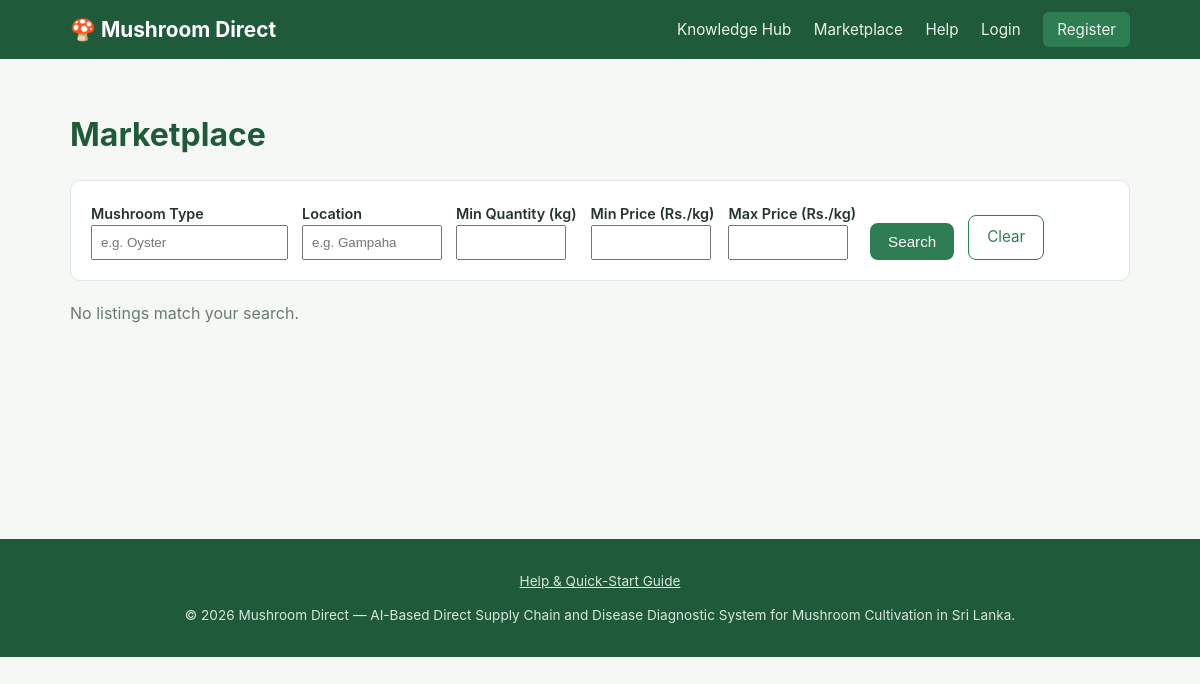
The app's page /buyer/marketplace.php, older data.
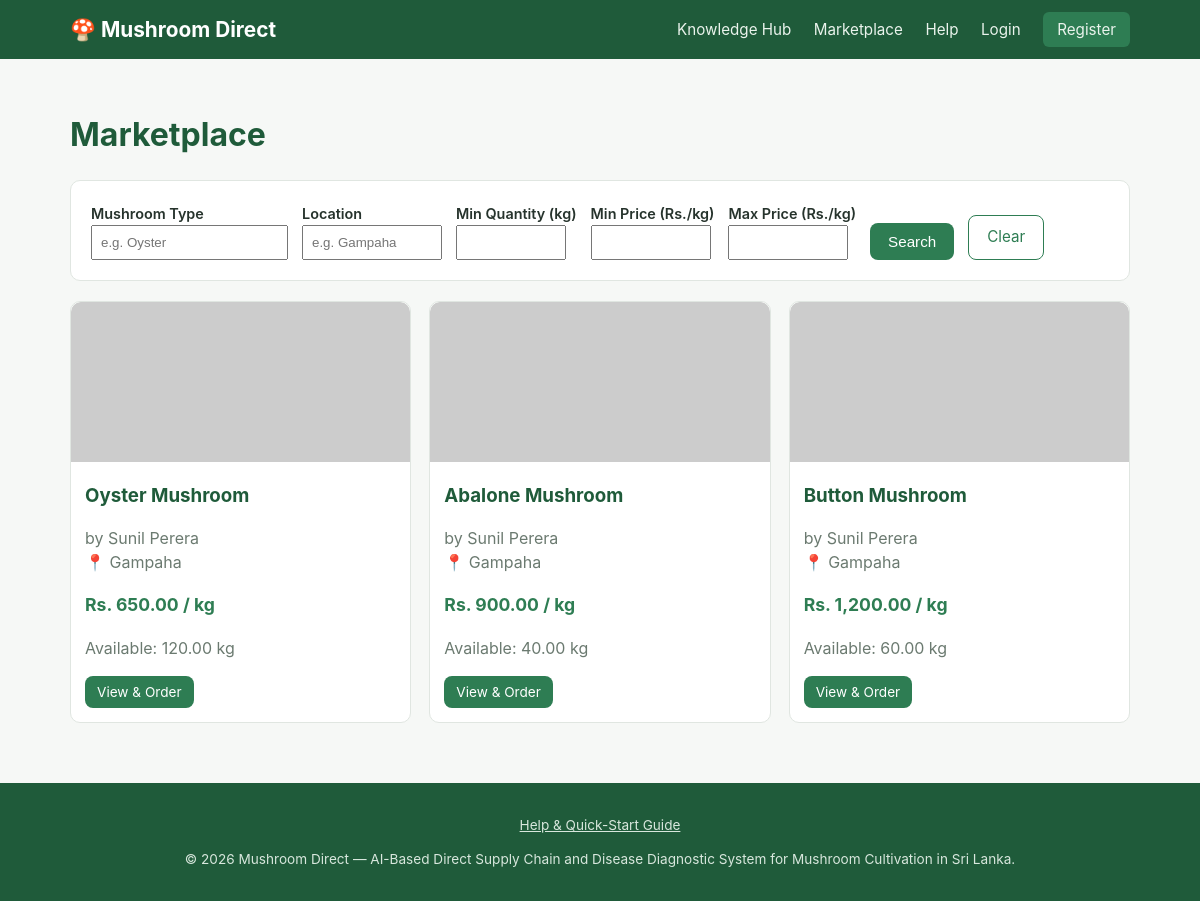
The same page, newer data.
### tables this page shows
CREATE TABLE listings (
  id INT AUTO_INCREMENT PRIMARY KEY,
  farmer_id INT NOT NULL,
  mushroom_type VARCHAR(100) NOT NULL,
  description TEXT,
  quantity_kg DECIMAL(10,2) NOT NULL,
  price_per_kg DECIMAL(10,2) NOT NULL,
  harvest_date DATE NULL,
  location VARCHAR(100) NULL COMMENT 'District / town of the farm (FR-MKT.3 filter)',
  image VARCHAR(255),
  status ENUM('active','sold_out','removed') NOT NULL DEFAULT 'active',
  created_at TIMESTAMP DEFAULT CURRENT_TIMESTAMP,
  FOREIGN KEY (farmer_id) REFERENCES users(id) ON DELETE CASCADE
);

CREATE TABLE users (
  id INT AUTO_INCREMENT PRIMARY KEY,
  role ENUM('farmer','buyer','admin','expert') NOT NULL,
  full_name VARCHAR(150) NOT NULL,
  email VARCHAR(150) NOT NULL UNIQUE,
  phone VARCHAR(20),
  password_hash VARCHAR(255) NOT NULL,
  business_name VARCHAR(150) NULL COMMENT 'Farm name (farmer) or Hotel/Restaurant name (buyer)',
  address VARCHAR(255),
  profile_image VARCHAR(255),
  is_verified TINYINT(1) NOT NULL DEFAULT 0,
  otp_code VARCHAR(255) NULL COMMENT 'Hashed one-time verification code (FR-AUTH.2)',
  otp_expires_at DATETIME NULL,
  reset_token VARCHAR(255) NULL COMMENT 'Hashed password-reset token (FR-AUTH.4)',
  reset_expires_at DATETIME NULL,
  status ENUM('active','suspended') NOT NULL DEFAULT 'active',
  created_at TIMESTAMP DEFAULT CURRENT_TIMESTAMP
);

### includes/functions.php (called while the page is built, shortened)
<?php
function e($value) {
    return htmlspecialchars((string) $value, ENT_QUOTES, 'UTF-8');
}
function format_money($amount) {
    return 'Rs. ' . number_format((float) $amount, 2);
}
function t($key) {
    static $strings = null;
    if ($strings === null) {
        $lang = $_SESSION['lang'] ?? 'en';
        $file = __DIR__ . '/../lang/' . basename($lang) . '.php';
        $strings = is_file($file) ? require $file : require __DIR__ . '/../lang/en.php';
    }
    return $strings[$key] ?? $key;
}

### lang/en.php (called while the page is built)
<?php
return [
    'nav.knowledge' => 'Knowledge Hub',
    'nav.marketplace' => 'Marketplace',
    'nav.login' => 'Login',
    'nav.register' => 'Register',
    'nav.dashboard' => 'Dashboard',
    'nav.my_listings' => 'My Listings',
    'nav.snap_detect' => 'Snap & Detect',
    'nav.orders' => 'Orders',
    'nav.my_orders' => 'My Orders',
    'nav.transactions' => 'Transactions',
    'nav.admin' => 'Admin Panel',
    'nav.expert' => 'Expert Panel',
    'nav.profile' => 'Profile',
    'nav.help' => 'Help',
    'nav.logout' => 'Logout',
    'nav.notifications' => 'Notifications',
];

### includes/auth.php (called while the page is built, shortened)
<?php
function current_user() {
    return $_SESSION['user'] ?? null;
}

### buyer/marketplace.php (the view, shortened to what this page needs)
<?php
require_once __DIR__ . '/../includes/bootstrap.php';
$search = trim($_GET['q'] ?? '');
$minPrice = $_GET['min_price'] ?? '';
$maxPrice = $_GET['max_price'] ?? '';
$location = trim($_GET['location'] ?? '');
$minQty = $_GET['min_qty'] ?? '';
$sql = "SELECT l.*, u.full_name AS farmer_name, u.address AS farmer_address,
               (SELECT AVG(r.rating) FROM reviews r WHERE r.farmer_id = l.farmer_id) AS farmer_rating
        FROM listings l JOIN users u ON u.id = l.farmer_id
        WHERE l.status = 'active' AND u.status = 'active'";
$params = [];
$sql .= ' ORDER BY l.created_at DESC';
$stmt = $pdo->prepare($sql);
$stmt->execute($params);
$listings = $stmt->fetchAll();
include __DIR__ . '/../includes/header.php';
?>
<h1>Marketplace</h1>
<form class="card" method="get" action="" style="display:flex; gap:14px; flex-wrap:wrap; align-items:flex-end;">
  <div>
    <label style="font-weight:600; font-size:0.9rem;">Mushroom Type</label><br>
    <input type="text" name="q" value="<?= e($search) ?>" placeholder="e.g. Oyster" style="padding:8px;">
  </div>
  <div>
    <label style="font-weight:600; font-size:0.9rem;">Location</label><br>
    <input type="text" name="location" value="<?= e($location) ?>" placeholder="e.g. Gampaha" style="padding:8px; width:140px;">
  </div>
  <div>
    <label style="font-weight:600; font-size:0.9rem;">Min Quantity (kg)</label><br>
    <input type="number" name="min_qty" value="<?= e($minQty) ?>" style="padding:8px; width:110px;">
  </div>
  <div>
    <label style="font-weight:600; font-size:0.9rem;">Min Price (Rs./kg)</label><br>
    <input type="number" name="min_price" value="<?= e($minPrice) ?>" style="padding:8px; width:120px;">
  </div>
  <div>
    <label style="font-weight:600; font-size:0.9rem;">Max Price (Rs./kg)</label><br>
    <input type="number" name="max_price" value="<?= e($maxPrice) ?>" style="padding:8px; width:120px;">
  </div>
  <button type="submit" class="btn" style="margin-top:0;">Search</button>
  <a href="?" class="btn btn-outline" style="margin-top:0;">Clear</a>
</form>
<?php if (!$listings): ?>
  <p class="muted">No listings match your search.</p>
<?php else: ?>
  <div class="grid">
    <?php foreach ($listings as $l): ?>
      <div class="listing-card">
        <img src="<?= $l['image'] ? BASE_URL . '/assets/uploads/listings/' . e($l['image']) : 'https://placehold.co/400x260?text=Mushroom' ?>" alt="<?= e($l['mushroom_type']) ?>">
        <div class="body">
          <h3 style="margin: 0 0 4px;"><?= e($l['mushroom_type']) ?></h3>
          <p class="muted">by <?= e($l['farmer_name']) ?>
            <?php if ($l['location'] ?: $l['farmer_address']): ?><br>📍 <?= e($l['location'] ?: $l['farmer_address']) ?><?php endif; ?></p>
          <p class="price"><?= format_money($l['price_per_kg']) ?> / kg</p>
          <p class="muted">Available: <?= e($l['quantity_kg']) ?> kg</p>
          <a href="<?= BASE_URL ?>/buyer/listing_view.php?id=<?= (int) $l['id'] ?>" class="btn btn-small">View &amp; Order</a>
        </div>
      </div>
    <?php endforeach; ?>
  </div>
<?php endif; ?>
<?php include __DIR__ . '/../includes/footer.php'; ?>

### includes/header.php (shortened to what this page needs)
<?php
$user = current_user();
?>
<!DOCTYPE html>
<html lang="en">
<head>
<link rel="stylesheet" href="<?= BASE_URL ?>/assets/css/style.css">
</head>
<body>
<header class="site-header">
  <div class="container header-inner">
    <a class="brand" href="<?= BASE_URL ?>/index.php">🍄 <?= e(APP_NAME) ?></a>
    <nav class="main-nav">
      <a href="<?= BASE_URL ?>/knowledge/index.php"><?= e(t('nav.knowledge')) ?></a>
      <?php if (!$user): ?>
        <a href="<?= BASE_URL ?>/buyer/marketplace.php"><?= e(t('nav.marketplace')) ?></a>
        <a href="<?= BASE_URL ?>/help.php"><?= e(t('nav.help')) ?></a>
        <a href="<?= BASE_URL ?>/auth/login.php"><?= e(t('nav.login')) ?></a>
        <a href="<?= BASE_URL ?>/auth/register.php" class="btn-nav"><?= e(t('nav.register')) ?></a>
      <?php endif; ?>
    </nav>
  </div>
</header>
<main class="container page-main">

### includes/footer.php
</main>
<footer class="site-footer">
  <div class="container">
    <p><a href="<?= BASE_URL ?>/help.php" style="color:inherit;">Help &amp; Quick-Start Guide</a></p>
    <p>&copy; <?= date('Y') ?> Mushroom Direct &mdash; AI-Based Direct Supply Chain and Disease Diagnostic System for Mushroom Cultivation in Sri Lanka.</p>
  </div>
</footer>
</body>
</html>

### assets/css/style.css (style rules this page uses)
:root { --green: #2e7d53; --green-dark: #1f5b3a; --navy: #1f4e5f; --bg: #f6f8f6; --card: #ffffff; --text: #26332c; --muted: #6b7a70; --border: #e0e6e1; --danger: #c0392b; --radius: 10px; }
* { box-sizing: border-box; }
body { margin: 0; font-family: -apple-system, "Segoe UI", Roboto, Arial, sans-serif; background: var(--bg); color: var(--text); line-height: 1.5; }
.container { max-width: 1100px; margin: 0 auto; padding: 0 20px; }
.site-header { background: var(--green-dark); color: #fff; }
.header-inner { display: flex; justify-content: space-between; align-items: center; flex-wrap: wrap; padding: 14px 20px; }
.brand { color: #fff; font-size: 1.3rem; font-weight: 700; text-decoration: none; }
.main-nav a { color: #eaf3ec; text-decoration: none; margin-left: 18px; font-size: 0.95rem; }
.main-nav .btn-nav { background: var(--green); padding: 8px 14px; border-radius: 6px; }
.page-main { padding: 30px 20px 60px; min-height: 60vh; }
h1, h2, h3 { color: var(--green-dark); }
.card { background: var(--card); border: 1px solid var(--border); border-radius: var(--radius); padding: 20px; margin-bottom: 20px; }
.grid { display: grid; gap: 18px; grid-template-columns: repeat(auto-fill, minmax(260px, 1fr)); }
.listing-card img, .tutorial-card img { width: 100%; height: 160px; object-fit: cover; border-radius: var(--radius) var(--radius) 0 0; background: #eef2ee; }
.listing-card, .tutorial-card { background: var(--card); border: 1px solid var(--border); border-radius: var(--radius); overflow: hidden; }
.listing-card .body, .tutorial-card .body { padding: 14px; }
.listing-card .price { color: var(--green); font-weight: 700; font-size: 1.1rem; }
.btn { display: inline-block; background: var(--green); color: #fff; border: none; padding: 10px 18px; border-radius: 8px; font-size: 0.95rem; cursor: pointer; text-decoration: none; margin-top: 16px; }
.btn-small { padding: 6px 12px; font-size: 0.85rem; margin-top: 0; }
.btn-outline { background: transparent; border: 1px solid var(--green); color: var(--green); }
.muted { color: var(--muted); }
.site-footer { background: var(--green-dark); color: #d8e7dd; text-align: center; padding: 18px 0; font-size: 0.85rem; }

Row changes from the older to the newer data that the page shows:
added listings: mushroom_type "Oyster Mushroom", farmer.full_name "Sunil Perera", location "Gampaha", price_per_kg "Rs. 650.00", quantity_kg "120.00"
added listings: mushroom_type "Abalone Mushroom", farmer.full_name "Sunil Perera", location "Gampaha", price_per_kg "Rs. 900.00", quantity_kg "40.00"
added listings: mushroom_type "Button Mushroom", farmer.full_name "Sunil Perera", location "Gampaha", price_per_kg "Rs. 1,200.00", quantity_kg "60.00"
Text that changed along with them:
text no longer shown: "No listings match your search."
